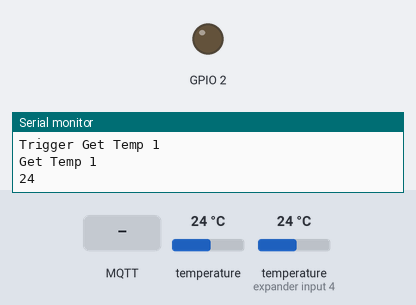
The sketch below on a simulated ESP8266 (NodeMCU). On the bench: output pins drawn as LEDs (lit = HIGH), the last lines printed to the serial monitor. Inputs (shaded band) come from the test bench; at power-on: temperature 24 °C, temperature (sensor on expander input 4) 24 °C. WiFi joins after 1.5 s; servers stay silent unless stated; random numbers use the default seed unless the sketch sets one; no MQTT or app messages arrive unless stated; pins used as bus, display or sensor lines are not drawn.

Above: at 2.7 s.
2.8 s: MQTT message "UrnTimer/SetTemp" arrives on the first subscribed topic
At 5.2 s:
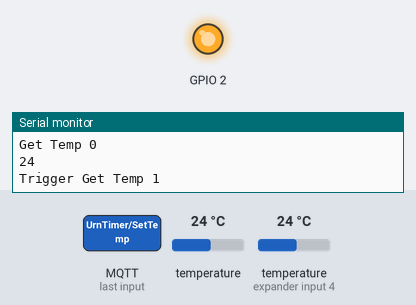
11.3 s: MQTT message "0" arrives on the first subscribed topic
17.2 s: MQTT message "1" arrives on the first subscribed topic
Timing chart, 0 to 22.9 s (numbered marks = the images above; inputs shaded):
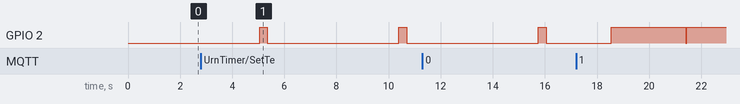

The sketch:

UrnThermostat.ino
```cpp
#include <Ticker.h>
#include <ESP8266WiFi.h>
#include <PubSubClient.h>
#define MQTT_KEEPALIVE 5

#include <OneWire.h>
#include <DallasTemperature.h>

#define ONE_WIRE_BUS 0
#define TEMPERATURE_PRECISION 12

// Setup a oneWire instance to communicate with any OneWire devices (not just Maxim/Dallas temperature ICs)
OneWire oneWire(ONE_WIRE_BUS);

// Pass our oneWire reference to Dallas Temperature.
DallasTemperature sensors(&oneWire);

// arrays to hold device addresses
DeviceAddress insideThermometer, outsideThermometer;


#define SSR_PIN 13

const char* ssid = "";
const char* password = "";
const char* mqtt_server = "";

WiFiClient espClient;
PubSubClient client(espClient);
long lastMsg = 0;
char msg[50];
int value = 0;


Ticker PwnTicker;
Ticker SensorTicker;

volatile int sensor_state = 0;

void onConnectionEstablished();

volatile int pwm_value = 50;
volatile int pwm_counter = 0;

volatile float temp_urn = 50.0;
volatile float temp_ssr = 30.0;
volatile int set_temp = 85;

void setup_wifi() {

  delay(10);
  // We start by connecting to a WiFi network
  Serial.println();
  Serial.print("Connecting to ");
  Serial.println(ssid);

  WiFi.begin(ssid, password);

  while (WiFi.status() != WL_CONNECTED) {
    delay(500);
    Serial.print(".");
  }

  randomSeed(micros());

  Serial.println("");
  Serial.println("WiFi connected");
  Serial.println("IP address: ");
  Serial.println(WiFi.localIP());
}

void callback(char* topic, byte* payload, unsigned int length) {
  Serial.print("Message arrived [");
  Serial.print(topic);
  Serial.print("] ");
  char* ptopic;
  ptopic = (char*) malloc(length + 1);
  strncpy(ptopic, (char*)payload, length);
  ptopic[length] = '\0';
  for (int i = 0; i < length; i++) {
    Serial.print((char)payload[i]);
  }
  Serial.println();

  if (strcmp(topic, "UrnTimer/SetTemp") == 0) {
    int val;
    val = atoi(ptopic);
    Serial.println(val);
    if (val > 0) set_temp = val;
  }
  free(ptopic);
}


void reconnect() {
  // Loop until we're reconnected
  while (!client.connected()) {
    Serial.print("Attempting MQTT connection...");
    // Create a random client ID
    String clientId = "UrnThermostat";
    clientId += String(random(0xffff), HEX);
    // Attempt to connect
    if (client.connect(clientId.c_str())) {
      Serial.println("connected");
      // ... and resubscribe
      client.subscribe("UrnTimer/SetTemp");
    } else {
      Serial.print("failed, rc=");
      Serial.print(client.state());
      Serial.println(" try again in 5 seconds");
      // Wait 5 seconds before retrying
      delay(1000);
    }
  }
}


void sensor_isr() {
  float temp_diff;
  char out_str[50];
  switch (sensor_state) {
    case 0:
      if (temp_urn > 99) {
        pwm_value = 0;
        Serial.println("Urn too hot!");
        break;
      }
      temp_diff = set_temp - temp_urn;
      if (temp_diff > 10) {
        pwm_value = 100;
      } else if (temp_diff > 0) {
        pwm_value = 10*temp_diff;
      } else {
        pwm_value = 0;
      }
      sprintf(out_str, "%d", set_temp);
      client.publish("UrnTimer/set_temp", out_str);
      Serial.print("Set: ");
      Serial.println(pwm_value);
      sprintf(out_str, "%d", pwm_value);
      client.publish("UrnTimer/percent", out_str);

      break;
    case 1:
      Serial.println("Trigger Get Temp 0");
      sensors.setWaitForConversion(false);  // makes it async
      sensors.requestTemperatures();
      sensors.setWaitForConversion(true);
      break;
    case 2:
      Serial.println("Get Temp 0");
      temp_urn = sensors.getTempC(outsideThermometer);

      sprintf(out_str, "%.0f", temp_urn);
      Serial.println(out_str);
      client.publish("UrnTimer/temp_urn", out_str);

      break;
    case 3:
      Serial.println("Trigger Get Temp 1");
      break;
    case 4:
      Serial.println("Get Temp 1");
      temp_ssr = sensors.getTempC(insideThermometer);

      sprintf(out_str, "%.0f", temp_ssr);
      Serial.println(out_str);
      client.publish("UrnTimer/temp_ssr", out_str);
      break;
    default:
      sensor_state = -1;
  }
  sensor_state ++;
}

void pwm_isr() {
  if (temp_ssr < 60) {
    if (pwm_counter <= 105) {
      pwm_counter++;
      if (pwm_counter > pwm_value) {
        digitalWrite(LED_BUILTIN, HIGH); // Off
        digitalWrite(SSR_PIN, LOW); // Off
      } else
      {
        digitalWrite(LED_BUILTIN, LOW); // On
        digitalWrite(SSR_PIN, HIGH); // On
      }
    } else {
      pwm_counter = 0;
      digitalWrite(LED_BUILTIN, LOW); // On
      digitalWrite(SSR_PIN, HIGH); // On

    }
  } else {
    digitalWrite(LED_BUILTIN, HIGH); // Off
    digitalWrite(SSR_PIN, LOW); // Off
  }
}


// function to print a device address
void printAddress(DeviceAddress deviceAddress)
{
  for (uint8_t i = 0; i < 8; i++)
  {
    // zero pad the address if necessary
    if (deviceAddress[i] < 16) Serial.print("0");
    Serial.print(deviceAddress[i], HEX);
  }
}

// function to print the temperature for a device
void printTemperature(DeviceAddress deviceAddress)
{
  float tempC = sensors.getTempC(deviceAddress);
  Serial.print("Temp C: ");
  Serial.print(tempC);
  Serial.print(" Temp F: ");
  Serial.print(DallasTemperature::toFahrenheit(tempC));
}

// function to print a device's resolution
void printResolution(DeviceAddress deviceAddress)
{
  Serial.print("Resolution: ");
  Serial.print(sensors.getResolution(deviceAddress));
  Serial.println();
}

// main function to print information about a device
void printData(DeviceAddress deviceAddress)
{
  Serial.print("Device Address: ");
  printAddress(deviceAddress);
  Serial.print(" ");
  printTemperature(deviceAddress);
  Serial.println();
}

void setup()
{
  pinMode(LED_BUILTIN, OUTPUT);     // Initialize the LED_BUILTIN pin as an output
  pinMode(SSR_PIN, OUTPUT);
  Serial.begin(115200);
  PwnTicker.attach_ms(50, pwm_isr);
  SensorTicker.attach_ms(500, sensor_isr);
  setup_wifi();
  client.setServer(mqtt_server, 1883);
  client.setCallback(callback);
  sensors.begin();
  // locate devices on the bus
  Serial.print("Locating devices...");
  Serial.print("Found ");
  Serial.print(sensors.getDeviceCount(), DEC);
  Serial.println(" devices.");
  // report parasite power requirements
  Serial.print("Parasite power is: ");
  if (sensors.isParasitePowerMode()) Serial.println("ON");
  else Serial.println("OFF");
  if (!sensors.getAddress(insideThermometer, 0)) Serial.println("Unable to find address for Device 0");
  if (!sensors.getAddress(outsideThermometer, 1)) Serial.println("Unable to find address for Device 1");
  // show the addresses we found on the bus
  Serial.print("Device 0 Address: ");
  printAddress(insideThermometer);
  Serial.println();

  Serial.print("Device 1 Address: ");
  printAddress(outsideThermometer);
  Serial.println();

  // set the resolution to 9 bit per device
  sensors.setResolution(insideThermometer, TEMPERATURE_PRECISION);
  sensors.setResolution(outsideThermometer, TEMPERATURE_PRECISION);

  Serial.print("Device 0 Resolution: ");
  Serial.print(sensors.getResolution(insideThermometer), DEC);
  Serial.println();

  Serial.print("Device 1 Resolution: ");
  Serial.print(sensors.getResolution(outsideThermometer), DEC);
  Serial.println();
  sensors.setWaitForConversion(false);
}

void loop()
{
  if (!client.connected()) {
    reconnect();
  }
  client.loop();
}
```
